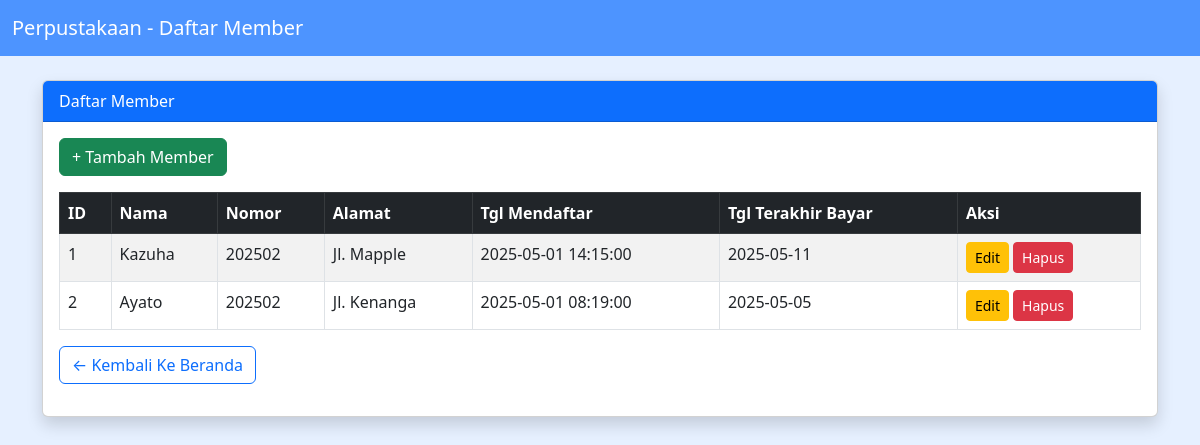
The page /Member.php on the database its author committed.
### tables this page shows
CREATE TABLE `member` (
  `id_member` int(11) NOT NULL,
  `nama_member` varchar(250) DEFAULT NULL,
  `nomor_member` varchar(15) DEFAULT NULL,
  `alamat` text DEFAULT NULL,
  `tgl_mendaftar` datetime DEFAULT NULL,
  `tgl_terakhir_bayar` date DEFAULT NULL
);

### Model.php (called while the page is built, shortened)
<?php
function getAllMembers() {
    $conn = getConnection();
    $result = $conn->query("SELECT * FROM member");
    return $result;
}
?>

### Member.php (the view, shortened to what this page needs)
<?php
require 'Model.php';
$members = getAllMembers();
?>
<!DOCTYPE html>
<html lang="en">
<head>
    <link href="https://cdn.jsdelivr.net/npm/bootstrap@5.3.0/dist/css/bootstrap.min.css" rel="stylesheet">
</head>
<body>
<nav class="navbar navbar-dark mb-4">
    <div class="container-fluid">
        <span class="navbar-brand">Perpustakaan - Daftar Member</span>
    </div>
</nav>
<div class="container">
    <div class="card shadow">
        <div class="card-header bg-primary text-white">Daftar Member</div>
        <div class="card-body">
            <a href="FormMember.php" class="btn btn-success mb-3">+ Tambah Member</a>
            <table class="table table-bordered table-striped">
                <thead class="table-dark">
                    <tr>
                        <th>ID</th><th>Nama</th><th>Nomor</th><th>Alamat</th><th>Tgl Mendaftar</th><th>Tgl Terakhir Bayar</th><th>Aksi</th>
                    </tr>
                </thead>
                <tbody>
                    <?php while ($row = $members->fetch_assoc()) { ?>
                        <tr>
                            <td><?= $row['id_member'] ?></td>
                            <td><?= $row['nama_member'] ?></td>
                            <td><?= $row['nomor_member'] ?></td>
                            <td><?= $row['alamat'] ?></td>
                            <td><?= $row['tgl_mendaftar'] ?></td>
                            <td><?= $row['tgl_terakhir_bayar'] ?></td>
                            <td>
                                <a href="FormMember.php?id=<?= $row['id_member'] ?>" class="btn btn-warning btn-sm">Edit</a>
                                <a href="Member.php?delete=<?= $row['id_member'] ?>" onclick="return confirm('Yakin?')" class="btn btn-danger btn-sm">Hapus</a>
                            </td>
                        </tr>
                    <?php } ?>
                </tbody>
            </table>
            <a href="index.php" class="btn btn-outline-primary mb-3">&#8592; Kembali Ke Beranda</a>
        </div>
    </div>
</div>
</body>
</html>

### Member.php (style rules this page uses)
body { background-color: #e6f0ff; }
.navbar { background-color: #4d94ff; }

### rows shown on the page
member: id_member "1", nama_member "Kazuha", nomor_member "202502", alamat "Jl. Mapple", tgl_mendaftar "2025-05-01 14:15:00", tgl_terakhir_bayar "2025-05-11"
member: id_member "2", nama_member "Ayato", nomor_member "202502", alamat "Jl. Kenanga", tgl_mendaftar "2025-05-01 08:19:00", tgl_terakhir_bayar "2025-05-05"
